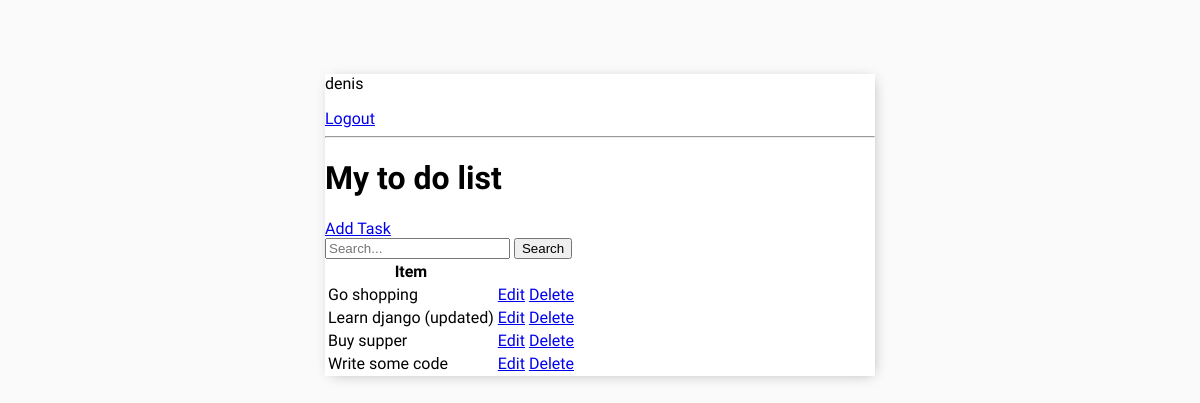
The app's page / (signed in) with its own data.
### base/models.py (models this page shows, shortened)
class Task(models.Model):
    user = models.ForeignKey(
        User, on_delete=models.CASCADE, null=True, blank=True)
    title = models.CharField(max_length=200)
    description = models.TextField(null=True, blank=True)
    complete = models.BooleanField(default=False)
    create = models.DateTimeField(auto_now_add=True)
    class Meta:
        ordering = ['complete']

### base/views.py (the view)
# urls.py: path('', TaskList.as_view(), name='tasks'),
class TaskList(LoginRequiredMixin, ListView):
    model = Task
    context_object_name = 'tasks'
    def get_context_data(self, **kwargs):
        context = super().get_context_data(**kwargs)
        context['tasks'] = context['tasks'].filter(user=self.request.user)
        context['count'] = context['tasks'].filter(complete=False).count()
        search_input = self.request.GET.get('search') or ''
        if search_input:
            context['tasks'] = context['tasks'].filter(
                title__startswith=search_input)
        context['search_input'] = search_input
        return context

### base/templates/base/task_list.html
{% extends 'base/main.html' %}
{% block content %}
{%if request.user.is_authenticated%}
<p>{{request.user}}</p>
<a href="{% url 'logout' %}">Logout</a>
{%else%}
<a href="{% url 'login' %}">Login</a>
{%endif%}
<hr>
<h1>My to do list {{color}}</h1>
<a href="{% url 'create-task' %}">Add Task</a>
<form method="GET">
  <input type="text" name="search" placeholder="Search..." value="{{search_input}}"  />
  <input type="submit" value="Search" />
</form>
<table>
  <tr>
    <th>Item</th>
    <th></th>
    <th></th>
  </tr>
  {% for task in tasks %}
  <tr>
    <td>{{ task.title }}</td>
    <td> <a href="{% url 'update-task' task.id%}">Edit</a></td>
    <td> <a href="{% url 'delete-task' task.id%}">Delete</a></td>
  </tr>
  {%empty%}
  <h3>No items in list</h3>
  {% endfor %}
</table>
{% endblock content %}

### base/templates/base/main.html (style rules this page uses)
body { background-color: #FAFAFA; font-family: 'Sono', sans-serif; padding-top: 50px; }

### records on screen
Task: title "Go shopping"
Task: title "Learn django (updated)"
Task: title "Buy supper"
Task: title "Write some code"

### other values on screen
{{ request.user }} "denis"
